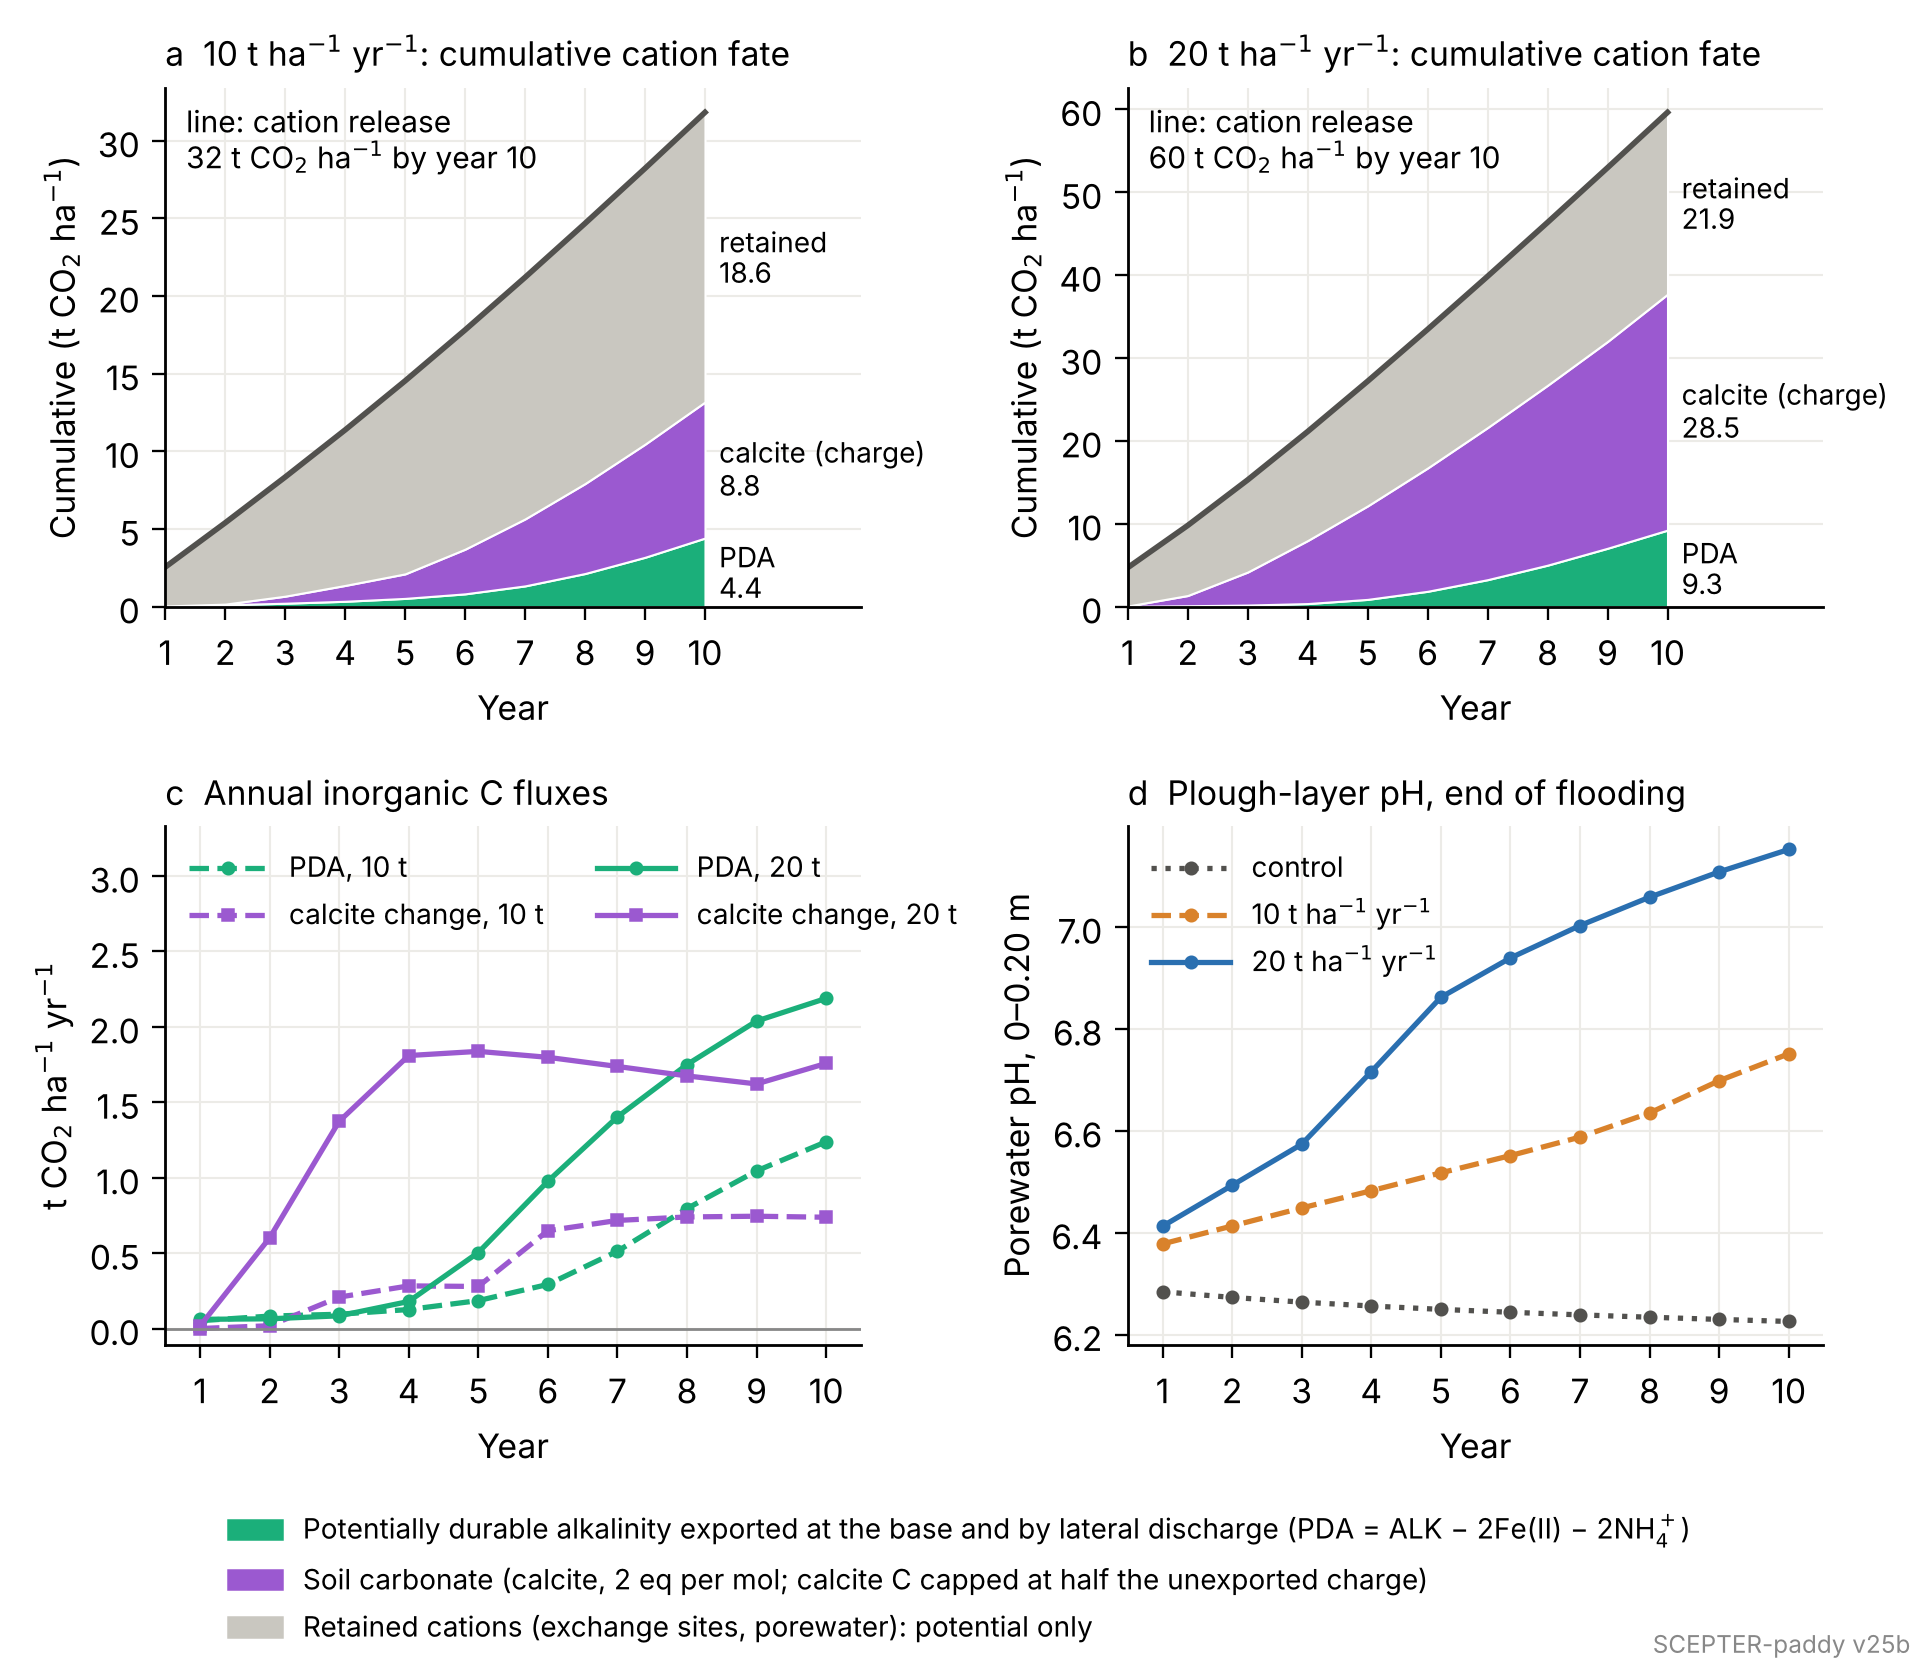

This chart was generated by the following Python code:
# Fig 6 (v25b): reference site over ten years, 10 and 20 t basalt/ha/yr.
# (a, b) cumulative cation fate (treatment minus year-matched control); (c) annual PDA and calcite change;
# (d) plough-layer (0-0.20 m, thickness-weighted mean of cell pH) porewater pH at the end of flooding (last profile
# record before the pre-harvest drain, day 98 of 113, same time each year), control, 10 t and 20 t.
# Data: ../results/timeline_ref{10,20}.json (export_v25b.py), ../results/ph_plough_ref_summary.csv (ph_plough.py).
# Run from paddy/v25/figs: python3 fig6_ref10_v25b.py
import bigfont, json, csv, numpy as np, matplotlib; matplotlib.use('Agg'); import matplotlib.pyplot as plt
from matplotlib.patches import Patch
plt.rcParams.update({'font.size': 9, 'axes.spines.top': False, 'axes.spines.right': False})
C = dict(pda='#1baf7a', cc='#9b59d0', ret='#c9c7c0', cat='#52514e')
fig, ax = plt.subplots(2, 2, figsize=(7.6, 6.6)); ax = ax.ravel()
for a, dose in zip(ax[:2], (10, 20)):
    R = json.load(open(f'../results/timeline_ref{dose}.json')); y = np.array([r['y'] for r in R])
    cat = np.cumsum([r['cat'] for r in R]); pda = np.cumsum([r['pda'] for r in R])
    # Eq. 17 equivalent basis: calcite C capped at half the unexported charge, drawn as charge (2 eq per mol)
    cc = np.minimum(np.cumsum([r['cc'] for r in R]), 0.5*np.maximum(cat - pda, 0))
    pda = np.maximum(pda, 0); cc = 2*np.maximum(cc, 0); ret = cat - pda - cc
    a.stackplot(y, pda, cc, ret, colors=[C['pda'], C['cc'], C['ret']], edgecolor='white', lw=.6)
    a.plot(y, cat, c=C['cat'], lw=1.6)
    a.text(0.03, 0.97, f"line: cation release\n{cat[-1]:.0f} t CO$_2$ ha$^{{-1}}$ by year 10", transform=a.transAxes, ha='left', va='top', fontsize=8)
    for v, b, l in ((pda[-1], 0, 'PDA'), (cc[-1], pda[-1], 'calcite (charge)'), (ret[-1], pda[-1] + cc[-1], 'retained')):
        a.annotate(f'{l}\n{v:.1f}', (y[-1], b + v/2), xytext=(4, 0), textcoords='offset points', va='center', fontsize=7.5, linespacing=.9)
    a.set_xlim(1, 12.6); a.set_xticks(range(1, 11)); a.set_xlabel('Year'); a.set_ylabel('Cumulative (t CO$_2$ ha$^{-1}$)')
    a.set_title(f"{'ab'[dose//20]}  {dose} t ha$^{{-1}}$ yr$^{{-1}}$: cumulative cation fate", loc='left', fontsize=9)
    ax[2].plot(y, [r['pda'] for r in R], marker='o', ms=3, c=C['pda'], ls='-' if dose == 20 else '--', label=f'PDA, {dose} t')
    ax[2].plot(y, [r['cc'] for r in R], marker='s', ms=3, c=C['cc'], ls='-' if dose == 20 else '--', label=f'calcite change, {dose} t')
ax[2].axhline(0, c='#888', lw=.8); ax[2].set_xlabel('Year'); ax[2].set_ylabel('t CO$_2$ ha$^{-1}$ yr$^{-1}$')
ax[2].set_title('c  Annual inorganic C fluxes', loc='left', fontsize=9)
ax[2].legend(frameon=False, fontsize=7.5, ncol=2, handlelength=3, loc='upper left'); ax[2].set_ylim(top=ax[2].get_ylim()[1]*1.45)
P = list(csv.DictReader(open('../results/ph_plough_ref_summary.csv')))
for d, c, ls, mk, lab in (('0', '#52514e', ':', 'o', 'control'), ('10', '#d9822b', '--', 'o', '10 t ha$^{-1}$ yr$^{-1}$'), ('20', '#2a6fb0', '-', 'o', '20 t ha$^{-1}$ yr$^{-1}$')):
    r = [p for p in P if p['dose_t_ha'] == d]
    ax[3].plot([int(p['year']) for p in r], [float(p['ph_end_flood_0_20']) for p in r], c=c, ls=ls, marker=mk, ms=3, label=lab)
ax[3].set_xlabel('Year'); ax[3].set_ylabel('Porewater pH, 0–0.20 m')
ax[3].set_title('d  Plough-layer pH, end of flooding', loc='left', fontsize=9); ax[3].legend(frameon=False, fontsize=7.5, loc='best', handlelength=3)
for a in ax:
    a.grid(c='#ecebe7', lw=.6); a.set_axisbelow(True)
    if a is not ax[0] and a is not ax[1]: a.set_xlim(0.5, 10.5); a.set_xticks(range(1, 11))
fig.legend([Patch(color=C[k]) for k in ('pda', 'cc', 'ret')],
           ['Potentially durable alkalinity exported at the base and by lateral discharge (PDA = ALK − 2Fe(II) − 2NH$_4^+$)',
            'Soil carbonate (calcite, 2 eq per mol; calcite C capped at half the unexported charge)',
            'Retained cations (exchange sites, porewater): potential only'], loc='lower center', ncol=1, frameon=False, fontsize=7.5)
fig.text(0.995, 0.005, 'SCEPTER-paddy v25b', ha='right', va='bottom', fontsize=6.5, color='#888')
fig.tight_layout(rect=(0, 0.1, 1, 1), h_pad=1.4, w_pad=1.2); fig.savefig('fig6_ref10_v25b.png')
